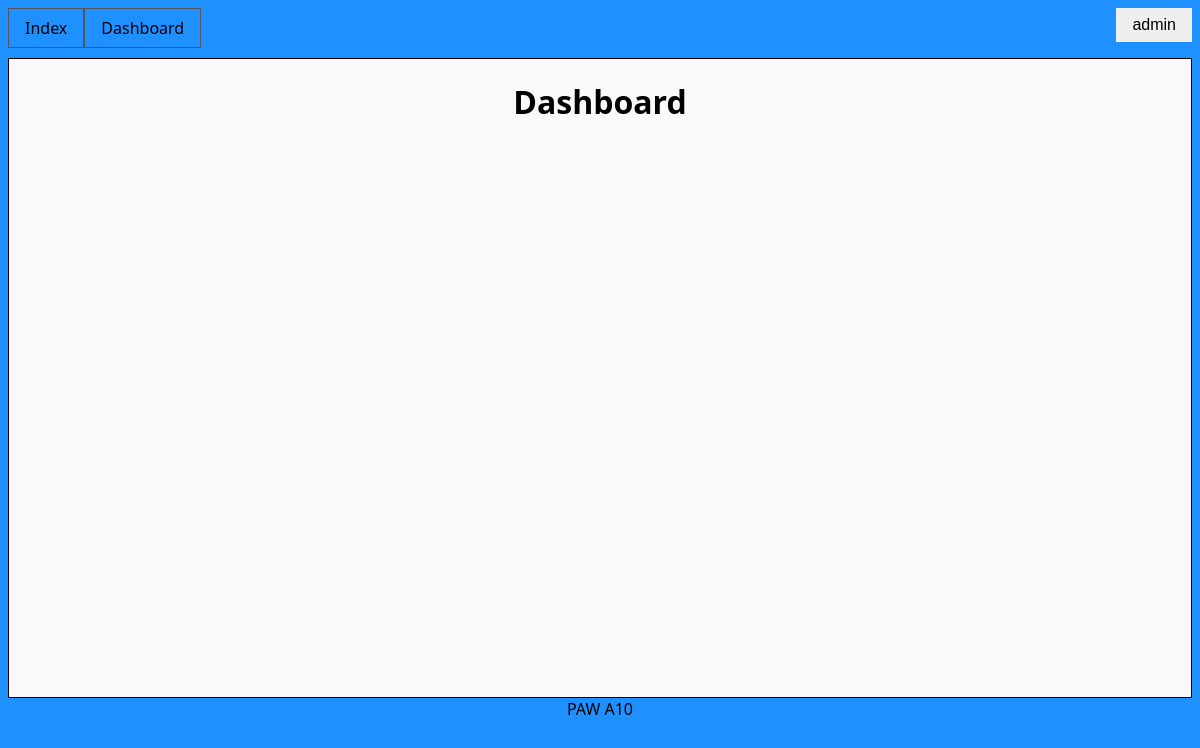
Before: /beranda.php (signed in) with the older database file.
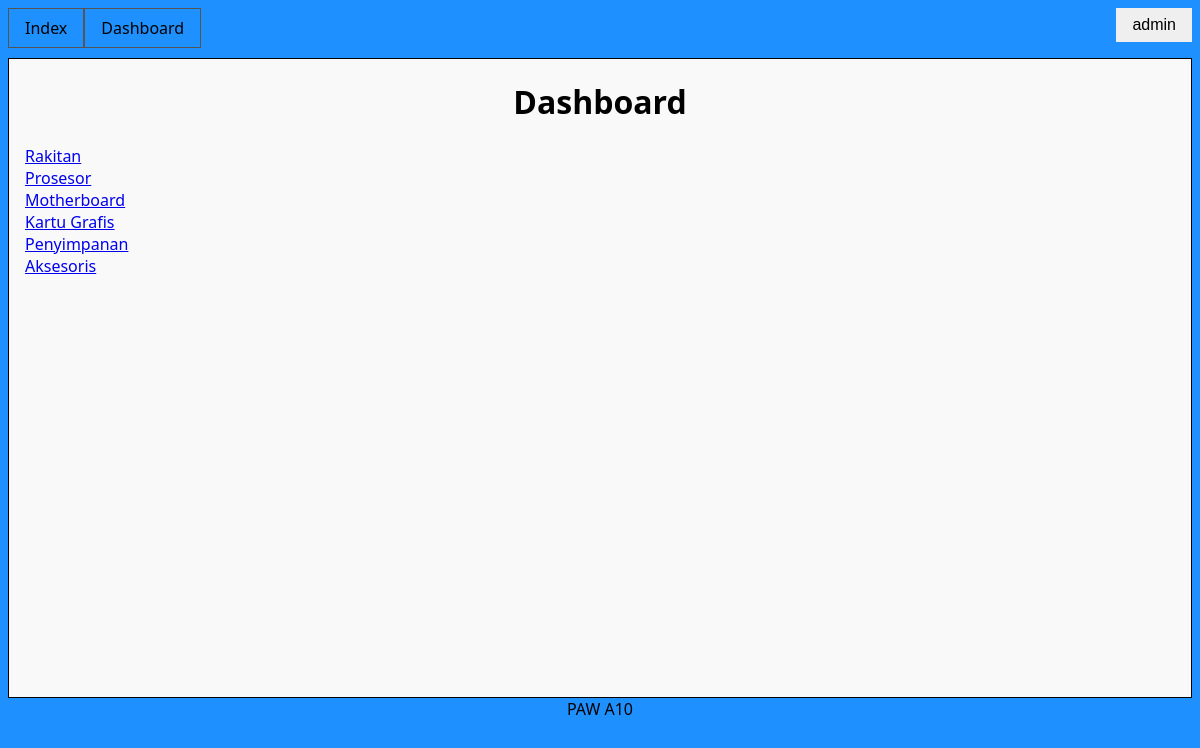
After: the same page with the newer database file.
### tables this page shows
CREATE TABLE `topic` (
  `topic_id` int(11) NOT NULL,
  `title` varchar(255) NOT NULL
);

### beranda.php (called while the page is built, shortened)
<?php
include "include/koneksi.inc";
include "view/dashboard.inc";

### view/dashboard.inc (the view)
<!DOCTYPE html>
<html lang="en">
<?php include "head.inc" ?>
<body>
	<?php include "navbar.inc"; ?>
	<div class="content">
		<h1 class="center-text">Dashboard</h1>
		<?php
		$statement = $dbc->query("SELECT * from topic");
		foreach ($statement as $data) :
		?>
			<div>
				<a href="topik.php?topik=<?= $data['topic_id'] ?>">
					<?= $data['title'] ?></a>
			</div>
		<?php
		endforeach
		?>
	</div>
	<?php include "footer.inc"; ?>
</body>
</html>

### view/head.inc (shortened to what this page needs)
<head>
    <link rel="stylesheet" href="style.css">
</head>

### view/navbar.inc (shortened to what this page needs)
<div class="navbar">
    <div class="left-bar">
        <ol>
            <li><a href="index.php">Index</a></li>
            <li><a href="beranda.php">Dashboard</a></li>
    </div>
    <div class="right-bar">
        <ol>
            <?php
            if (!isset($_SESSION['type'])) {
            ?>
                <li><a href="login.php">Login</a></li>
                <li><a href="register.php">Register</a></li>
        </ol>
    <?php
            } else {
    ?>
        <div class="dropdown">
            <button class="dropbtn"><?php echo $_SESSION['nama'] ?></button>
        </div>
    <?php
            }
    ?>
    </div>
</div>

### view/footer.inc
<div class="footer">
    PAW A10
</div>

### style.css (style rules this page uses)
* { box-sizing: border-box; }
html, body { height: 100%; font-family: 'Segoe UI', Tahoma, Geneva, Verdana, sans-serif; background-color: #1E90FF; }
ol li { list-style: none; }
.navbar { margin: 0px; height: 50px; }
.navbar ol { list-style: none; margin: 0; padding: 0; background-color: #333; }
.navbar li { text-align: center; border: 1px solid #555; display: inline; }
.left-bar li { float: left; }
li a { display: block; color: black; padding: 8px 16px; text-decoration: none; }
.dropbtn { padding: 8px 16px; font-size: 16px; border: none; cursor: pointer; }
.dropdown { float: right; position: relative; }
.content { min-height: 80%; border: 1px solid; margin: auto; padding: 0 16px; background-color: #f9f9f9; }
.center-text { margin-left: auto; margin-right: auto; width: fit-content; }
.footer { text-align: center; }

Changed rows visible on the page:
added topic: title "Rakitan"
added topic: title "Prosesor"
added topic: title "Motherboard"
added topic: title "Kartu Grafis"
added topic: title "Penyimpanan"
added topic: title "Aksesoris"
